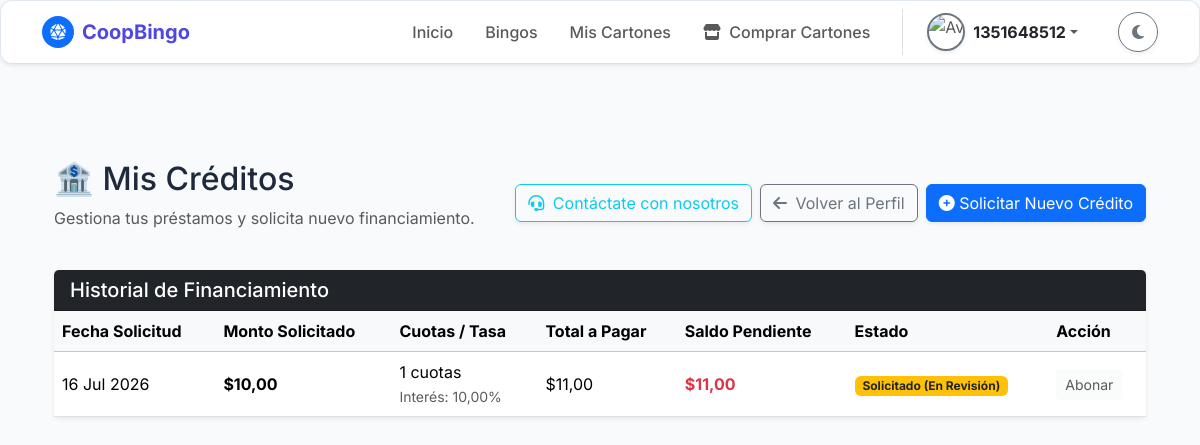
The page /negocio/creditos/ (signed in) on the database its author committed.
### bingo/models.py (models this page shows, shortened)
class Prestamo(models.Model):
    ESTADO_PRESTAMO_CHOICES = [
        ('Solicitado', 'Solicitado'),
        ('Aprobado', 'Aprobado'),
        ('En espera', 'En espera'),
        ('Liquidado', 'Liquidado'),
    ]
    idprestamo = models.AutoField(primary_key=True)
    idsocio = models.ForeignKey(
        'Socio',
        on_delete=models.PROTECT,
        db_column='idsocio',
        related_name='prestamos_solicitados',
        verbose_name="Socio Solicitante"
    )
    idgarante1 = models.ForeignKey(
        'Socio',
        on_delete=models.SET_NULL,
        null=True,
        blank=True,
        db_column='idgarante1',
        related_name='garantias_primarias',
        verbose_name="Garante Auxiliar si socio no paga"
    )
    idgarante2 = models.ForeignKey(
        'Socio',
        on_delete=models.SET_NULL,
        null=True,
        blank=True,
        db_column='idgarante2',
        related_name='garantias_secundarias',
        verbose_name="Garante Auxiliar 2 si socio no paga"
    )
    idcuentadestino = models.ForeignKey(
        'CuentaBancaria',
        on_delete=models.SET_NULL,
        null=True,
        blank=True,
        db_column='idcuentadestino',
        verbose_name="Cuenta para desembolso"
    )
    montoprestamosolicitado = models.DecimalField(
        max_digits=12,
        decimal_places=2,
        validators=[MinValueValidator(Decimal('0.01'))],
        verbose_name="Monto Solicitado"
    )
    tasainteres = models.DecimalField(
        max_digits=5,
        decimal_places=2,
        default=Decimal('0.00'),
        verbose_name="Tasa de Interés (%)"
    )
    montototalpagar = models.DecimalField(
        max_digits=12,
        decimal_places=2,
        verbose_name="Monto Total a Pagar"
    )
    saldopendiente = models.DecimalField(
        max_digits=12,
        decimal_places=2,
        verbose_name="Saldo Pendiente"
    )
    numerocuotas = models.IntegerField(
        default=1,
        validators=[MinValueValidator(1)],
        verbose_name="Número de Cuotas"
    )
    fechasolicitud = models.DateField(verbose_name="Fecha de Solicitud")
    fechavencimiento = models.DateField(verbose_name="Fecha de Vencimiento")
    estadoprestamo = models.CharField(
        max_length=20,
        choices=ESTADO_PRESTAMO_CHOICES,
        default='Solicitado', # Por lógica, todo préstamo inicia como solicitado
        verbose_name="Estado del Préstamo"
    )
    class Meta:
        db_table = 'Prestamo'
        verbose_name = 'Préstamo'
        verbose_name_plural = 'Préstamos'

### bingo/views.py (the view, shortened to what this page needs)
# urls.py: path('negocio/creditos/', views.creditos, name='creditos'),
@login_required
def creditos(request):
    socio = Socio.objects.filter(cisocio=request.user.username).first()
    if not socio or socio.estadosocio not in ['Activo', 'Active']:
        messages.error(request, "Acceso denegado: Solo los socios activos pueden solicitar créditos.")
        return redirect('inicio')
    mis_prestamos = Prestamo.objects.filter(idsocio=socio).order_by('-fechasolicitud')
    lista_socios = Socio.objects.filter(estadosocio='Activo').exclude(idsocio=socio.idsocio)
    mis_cuentas = CuentaBancaria.objects.filter(idsocio=socio, estadocuenta='Activo')
    contexto = {
        'socio': socio,
        'mis_prestamos': mis_prestamos,
        'lista_socios': lista_socios,
        'mis_cuentas': mis_cuentas
    }
    return render(request, 'negocio/creditos.html', contexto)

### bingo/templates/negocio/creditos.html (shortened to what this page needs)
{% extends 'comunes/base.html' %}
{% load static %}
{% block content %}
<div class="container mt-5">
    <div class="row mb-4">
        <div class="col-12 d-flex justify-content-between align-items-center flex-wrap">
            <div>
                <h2 class="mb-2">🏦 Mis Créditos</h2>
                <p class="text-muted">Gestiona tus préstamos y solicita nuevo financiamiento.</p>
            </div>
            <div class="text-end d-flex gap-2 align-items-center">
                <a href="{% url 'inicio' %}#contactos" class="btn btn-outline-info shadow-sm">
                    <i class="fas fa-headset me-1"></i> Contáctate con nosotros
                </a>
                <a href="{% url 'perfil' %}" class="btn btn-outline-secondary shadow-sm">
                    <i class="fas fa-arrow-left me-1"></i> Volver al Perfil
                </a>
                {% if socio and socio.estadosocio == 'Active' or socio.estadosocio == 'Activo' %}
                    <button type="button" class="btn btn-primary shadow-sm" data-bs-toggle="modal" data-bs-target="#modalSolicitarCredito">
                        <i class="fas fa-plus-circle"></i> Solicitar Nuevo Crédito
                    </button>
                {% else %}
                    <div class="alert alert-info mb-0 py-2 small">
                        <i class="fas fa-info-circle"></i> Solo los socios activos pueden solicitar créditos.
                    </div>
                {% endif %}
            </div>
        </div>
    </div>
    <div class="row">
        <div class="col-12">
            <div class="card shadow-sm border-0">
                <div class="card-header bg-dark text-white">
                    <h5 class="card-title mb-0">Historial de Financiamiento</h5>
                </div>
                <div class="card-body p-0">
                    <div class="table-responsive">
                        <table class="table table-hover align-middle mb-0">
                            <thead class="table-light">
                                <tr>
                                    <th>Fecha Solicitud</th>
                                    <th>Monto Solicitado</th>
                                    <th>Cuotas / Tasa</th>
                                    <th>Total a Pagar</th>
                                    <th>Saldo Pendiente</th>
                                    <th>Estado</th>
                                    <th>Acción</th>
                                </tr>
                            </thead>
                            <tbody>
                                {% for prestamo in mis_prestamos %}
                                <tr>
                                    <td>{{ prestamo.fechasolicitud|date:"d M Y" }}</td>
                                    <td class="fw-bold">${{ prestamo.montoprestamosolicitado|floatformat:2 }}</td>
                                    <td>
                                        {% if prestamo.numerocuotas %}{{ prestamo.numerocuotas }} cuotas{% else %}-{% endif %}<br>
                                        <small class="text-muted">Interés: {{ prestamo.tasainteres }}%</small>
                                    </td>
                                    <td>
                                        ${{ prestamo.montototalpagar|floatformat:2 }}
                                    </td>
                                    <td class="{% if prestamo.saldopendiente > 0 %}text-danger fw-bold{% else %}text-success{% endif %}">
                                        ${{ prestamo.saldopendiente|floatformat:2 }}
                                    </td>
                                    <td>
                                        {% if prestamo.estadoprestamo == 'Aprobado' %}
                                            <span class="badge bg-success">Activo / Aprobado</span>
                                        {% elif prestamo.estadoprestamo == 'Solicitado' %}
                                            <span class="badge bg-warning text-dark">Solicitado (En Revisión)</span>
                                        {% elif prestamo.estadoprestamo == 'En espera' %}
                                            <span class="badge bg-info text-dark">En Espera</span>
                                        {% elif prestamo.estadoprestamo == 'Liquidado' %}
                                            <span class="badge bg-secondary">Pagado Completo</span>
                                        {% else %}
                                            <span class="badge bg-danger">{{ prestamo.estadoprestamo }}</span>
                                        {% endif %}
                                    </td>
                                    <td>
                                        {% if prestamo.estadoprestamo == 'Aprobado' and prestamo.saldopendiente > 0 %}
                                            <a href="{% url 'pago' %}" class="btn btn-sm btn-outline-success">Abonar</a>
                                        {% else %}
                                            <button class="btn btn-sm btn-light" disabled>Abonar</button>
                                        {% endif %}
                                    </td>
                                </tr>
                                {% endfor %}
                            </tbody>
                        </table>
                    </div>
                </div>
            </div>
        </div>
    </div>
</div>
{% endblock %}

### bingo/templates/comunes/navbar.html (shortened to what this page needs)
{% load static %}
<nav class="navbar navbar-expand-lg border-bottom card-minimalista mb-4 shadow-sm">
    <div class="container">
        <a class="navbar-brand fw-bold d-flex align-items-center" href="{% url 'inicio' %}" style="color: var(--color-primario);">
            <div class="rounded-circle bg-primary d-flex align-items-center justify-content-center me-2" style="width: 32px; height: 32px;">
                <i class="fas fa-dice-d20 text-white" style="font-size: 16px;"></i>
            </div>
            <span>CoopBingo</span>
        </a>
        <div class="collapse navbar-collapse" id="navPrincipal">
            <ul class="navbar-nav ms-auto align-items-center">
                <li class="nav-item">
                    <a class="nav-link px-3 fw-medium" href="{% url 'inicio' %}">Inicio</a>
                </li>
                <li class="nav-item">
                        <a class="nav-link px-3 fw-medium" href="{% url 'bingo' %}">Bingos</a>
                </li>
                {% if user.is_authenticated %}
                    <li class="nav-item">
                        <a class="nav-link px-3 fw-medium" href="{% url 'mis_cartones' %}">Mis Cartones</a>
                    </li>
                    <li class="nav-item">
                        <a class="nav-link px-3 fw-medium" href="{% url 'venta_cartones' %}">
                            <i class="fas fa-store me-1"></i> Comprar Cartones
                        </a>
                    </li>
                    <li class="nav-item dropdown ms-lg-3 ps-lg-3 border-start-lg">
                        <a class="nav-link dropdown-toggle d-flex align-items-center py-1" href="#" id="userDropdown" role="button" data-bs-toggle="dropdown" aria-expanded="false">
                            {% if request.session.avatar_url %}
                                <img src="{{ request.session.avatar_url }}" alt="Avatar" class="rounded-circle object-fit-cover me-2 border border-2 border-primary shadow-sm" style="width: 38px; height: 38px;">
                            {% else %}
                                <img src="{% static 'img/default_avatar.png' %}" alt="Avatar" class="rounded-circle object-fit-cover me-2 border border-2 border-secondary shadow-sm" style="width: 38px; height: 38px;">
                            {% endif %}
                            <span class="fw-bold text-body">{{ request.session.user_nombre|default:user.first_name }}</span>
                        </a>
                    </li>
                {% endif %}
                <li class="nav-item ms-lg-3 ps-lg-3 mt-3 mt-lg-0 pt-3 pt-lg-0">
                    <button class="btn btn-outline-secondary rounded-circle shadow-sm d-flex justify-content-center align-items-center" id="themeToggle" style="width: 40px; height: 40px;">
                        <i class="fas fa-moon" id="themeIcon"></i>
                    </button>
                </li>
            </ul>
        </div>
    </div>
</nav>

### bingo/static/css/base.css (style rules this page uses)
:root { --bg-principal: #f8fafc; --bg-tarjetas: #ffffff; --texto-principal: #1e293b; --texto-secundario: #64748b; --color-primario: #4f46e5; --color-primario-hover: #4338ca; --borde-suave: 1px solid #e2e8f0; --sombra-minimalista: 0 4px 6px -1px rgba(0, 0, 0, 0.05), 0 2px 4px -1px rgba(0, 0, 0, 0.03); }
body { background-color: var(--bg-principal); color: var(--texto-principal); font-family: 'Inter', sans-serif; transition: background-color 0.3s ease, color 0.3s ease; -webkit-font-smoothing: antialiased; }
.card-minimalista { background-color: var(--bg-tarjetas); border: var(--borde-suave); border-radius: 12px; box-shadow: var(--sombra-minimalista); transition: transform 0.2s ease, box-shadow 0.2s ease, background-color 0.3s ease; }
.nav-link { transition: color 0.3s ease; }

### bingo/templates/comunes/navbar.html (style rules this page uses)
@media (min-width: 992px) { .border-start-lg { border-left: 1px solid var(--bs-border-color) !important; } }

### rows shown on the page
Prestamo: fechasolicitud "16 Jul 2026", montoprestamosolicitado "10,00", numerocuotas "1", tasainteres "10,00", montototalpagar "11,00", saldopendiente "11,00", estadoprestamo "Solicitado (En Revisión)"

### other values the page prints
{{ request.session.user_nombre|default:user.first_name }} "1351648512"
